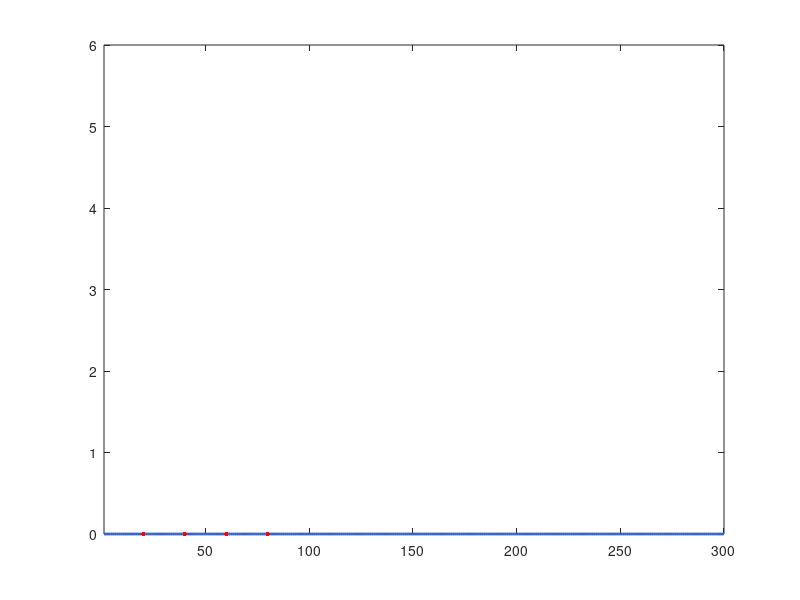

This figure's MATLAB source: (Note: this script raises an error after producing the figure.)


%%
% spikerbox = arduino('COM8','Uno');

%% Prepare
clc
duration_in_s = 15;
step_time_in_s = 0.05;
spikes_to_average = 10;
nsteps = duration_in_s * (1/step_time_in_s);
data = zeros(nsteps, 3);

fs = 1/step_time_in_s;
l_edge = 0.2 * fs;
r_edge = 0.4 * fs;
this_wave = zeros(l_edge + r_edge - 1, spikes_to_average);

%% Prepare figure
figure(1)
clf
plot_ecg = plot(data(:,1), 'linestyle', '-', 'linewidth', 2, 'color', [0.2 0.4 0.8]);
hold on
plot_peaks = plot([20 40 60 80], [0 0 0 0], 'marker', '.', 'linestyle', 'none', 'markersize', 10, 'color', 'r');
plot_front = plot([0 0], [0 5], 'color', 'k', 'linestyle', '-', 'linewidth', 2);
xlim([1 nsteps])
ylim([0 6])

%%
nstep = 0;
spike_time = 0;
nspike = 0;
block = 0;
tic
while nstep <= (duration_in_s * (1/step_time_in_s))
    
    nstep = nstep + 1;
    
    dat = readVoltage(spikerbox, "A0");
    data(nstep, 1) = dat;
    while toc < (step_time_in_s * nstep)
        pause(step_time_in_s/100)
    end
    data(nstep, 2) = toc;
    
    ismax = find(islocalmax(data(:,1), 'MinProminence', 0.75)); % could do simple 4 threshold instead
    ismax(data(ismax, 1) < 4) = [];
    these_times = data(ismax, 2);
    these_times(these_times < 0) = [];

    this_heart_rate = (1/(median(diff(these_times)))) * 60;
    disp(num2str(this_heart_rate))
    data(nstep, 3) = this_heart_rate;

    plot_peaks.XData = ismax;
    plot_peaks.YData = data(ismax, 1);
    plot_ecg.YData = data(:,1);
    plot_front.XData = [nstep nstep];

     if nstep == nsteps
        nstep = 0;
    end
end

